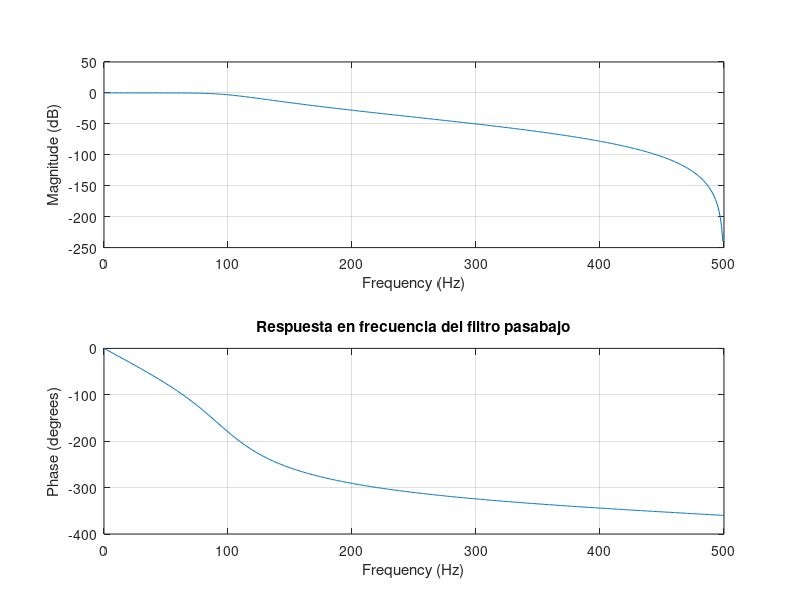
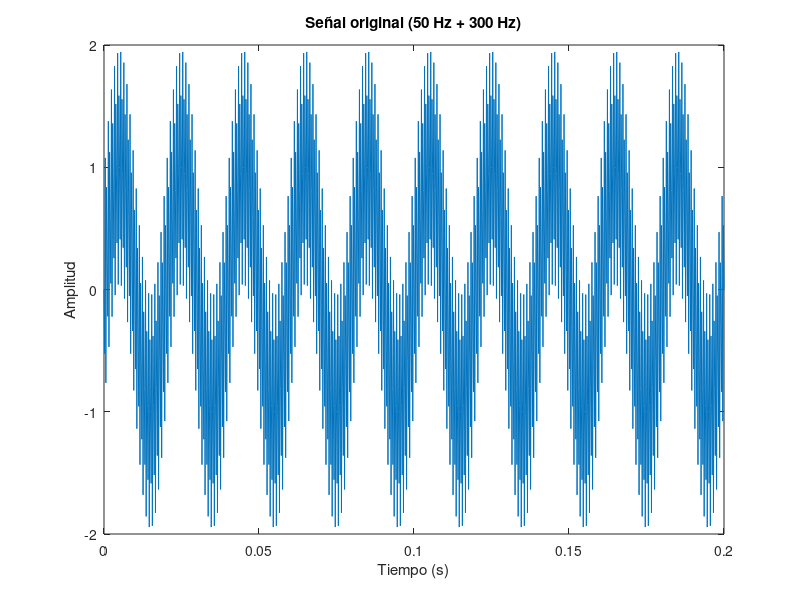
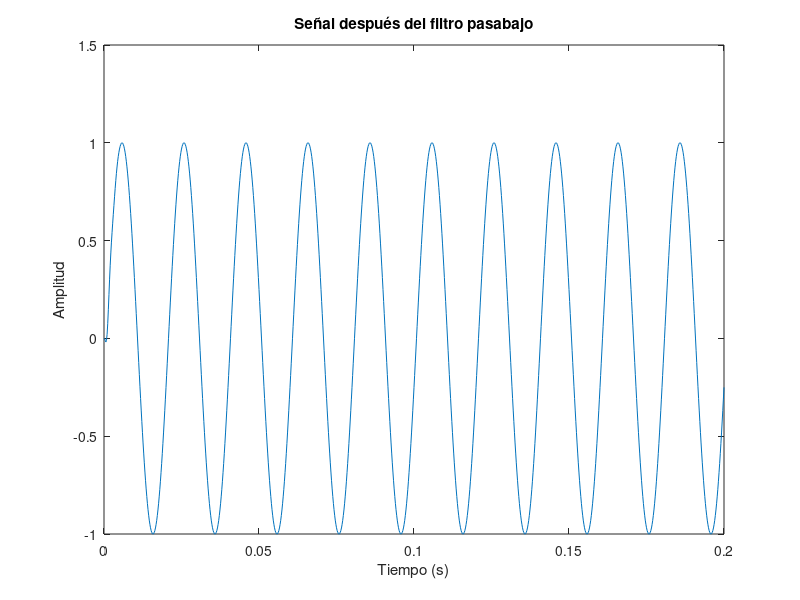
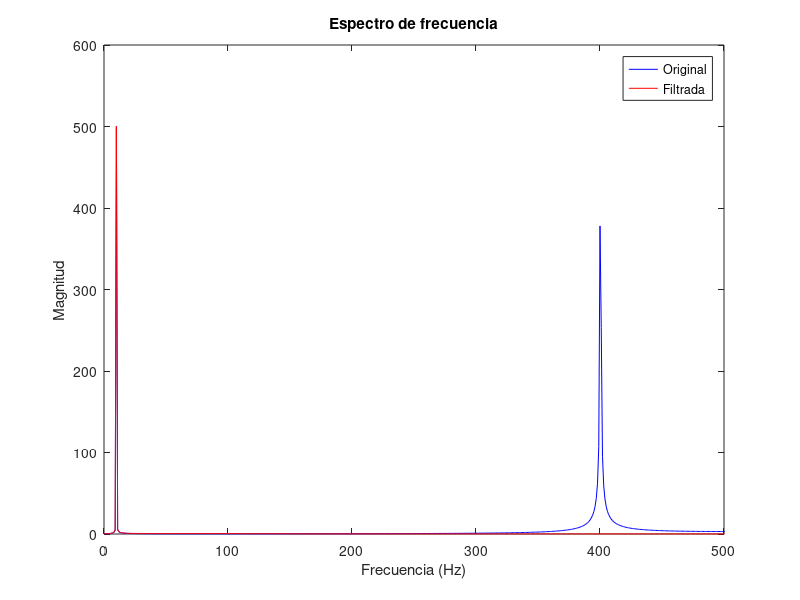

Here is the MATLAB script that generated these plots, in order:
% Parámetros
fs = 1000;            % Frecuencia de muestreo (Hz)
fc = 100;             % Frecuencia de corte (Hz)
order = 4;            % Orden del filtro

% Diseño del filtro Butterworth pasabajo
[b, a] = butter(order, fc/(fs/2), 'low');
freqz(b, a, 512, fs); % Mostrar respuesta en frecuencia
title('Respuesta en frecuencia del filtro pasabajo');
 
% Crear la señal de prueba
t = 0:0.2/fs:0.2;                        % Tiempo de 1 segundo
signal_low = sin(2*pi*50*t);        % Componente de baja frecuencia
signal_high = sin(2*pi*3000*t);      % Componente de alta frecuencia
signal = signal_low + signal_high;  % Señal compuesta

% Mostrar la señal original
figure;
plot(t, signal);
title('Señal original (50 Hz + 300 Hz)');
xlabel('Tiempo (s)');
ylabel('Amplitud');


% Aplicar el filtro pasabajo
filtered_signal = filter(b, a, signal);

% Mostrar la señal filtrada
figure;
plot(t, filtered_signal);
title('Señal después del filtro pasabajo');
xlabel('Tiempo (s)');
ylabel('Amplitud');

n = length(signal);
f = linspace(0, fs, n);

% FFT de señales
S_orig = abs(fft(signal));
S_filt = abs(fft(filtered_signal));

% Mostrar espectro
figure;
plot(f, S_orig, 'b', f, S_filt, 'r');
legend('Original', 'Filtrada');
xlim([0 fs/2]);
xlabel('Frecuencia (Hz)');
ylabel('Magnitud');
title('Espectro de frecuencia');
